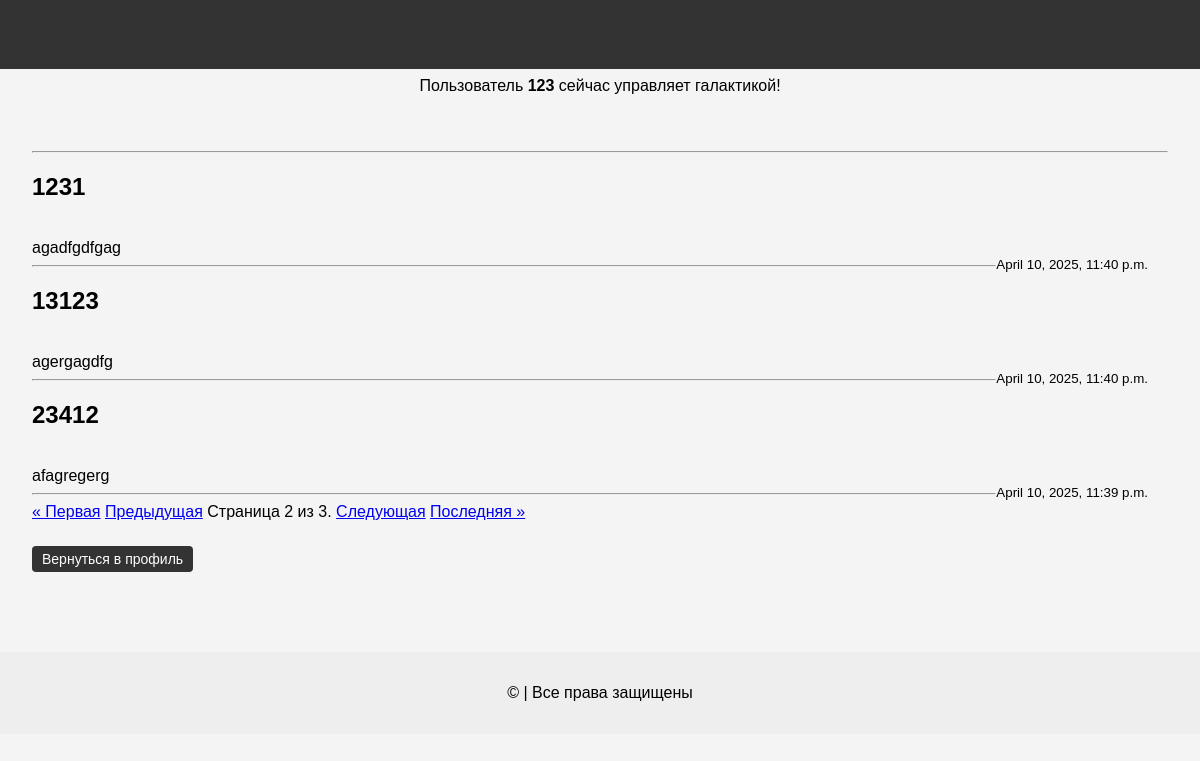
Page /platform/news/?page=2 (signed in) on the committed database.
### task/models.py (models this page shows, shortened)
class News(models.Model):
    title = models.CharField(max_length=150)
    content = models.TextField()
    date = models.DateTimeField(auto_now_add=True)
    class Meta:
        verbose_name = 'News'
        verbose_name_plural = 'News'

### task/views.py (the view)
# urls.py: path('platform/news/', news, name='news'),
def news(request):
    posts = News.objects.all().order_by('-date')
    paginator = Paginator(posts, 3)
    page_number = request.GET.get('page')
    page_obj = paginator.get_page(page_number)
    return render(request,'task/news.html',{'page_obj': page_obj})

### templates/task/news.html (shortened to what this page needs)
{% extends 'task/main.html' %}
{% block content %}
    <hr>
    {% for new in page_obj %}
        <h2>{{ new.title }}</h2>
        <br>
        {{ new.content }}
        <br>
        <small style="float: right; margin-right: 20px;">{{ new.date }}</small>
        <hr>
    {% endfor %}
    <div class="pagination">
        <span class="step-links">
            {% if page_obj.has_previous %}
                <a href="?page=1">&laquo; Первая</a>
                <a href="?page={{ page_obj.previous_page_number }}">Предыдущая</a>
            {% endif %}
            <span class="current">
                Страница {{ page_obj.number }} из {{ page_obj.paginator.num_pages }}.
            </span>
            {% if page_obj.has_next %}
                <a href="?page={{ page_obj.next_page_number }}">Следующая</a>
                <a href="?page={{ page_obj.paginator.num_pages }}">Последняя &raquo;</a>
            {% endif %}
        </span>
    </div>
    <div style="margin-top: 20px;">
        {% if request.session.buyer_name %}
        <a href="{% url 'profile' username=request.session.buyer_name %}">
        <button>Вернуться в профиль</button>
    </a>
        {% endif %}
    </div>
{% endblock %}

### templates/task/main.html (style rules this page uses)
body { font-family: Arial, sans-serif; margin: 0; padding: 0; background-color: #f4f4f4; }
button { padding: 5px 10px; background-color: #333; color: white; border: none; border-radius: 4px; cursor: pointer; font-size: 14px; margin-top: 5px; }

### rows in the picture
News: title "1231", content "agadfgdfgag", date "April 10, 2025, 11:40 p.m."
News: title "13123", content "agergagdfg", date "April 10, 2025, 11:40 p.m."
News: title "23412", content "afagregerg", date "April 10, 2025, 11:39 p.m."

### other values in the picture
{{ request.session.buyer_name }} "123"
{{ page_obj.number }} "2"
{{ page_obj.paginator.num_pages }} "3"
